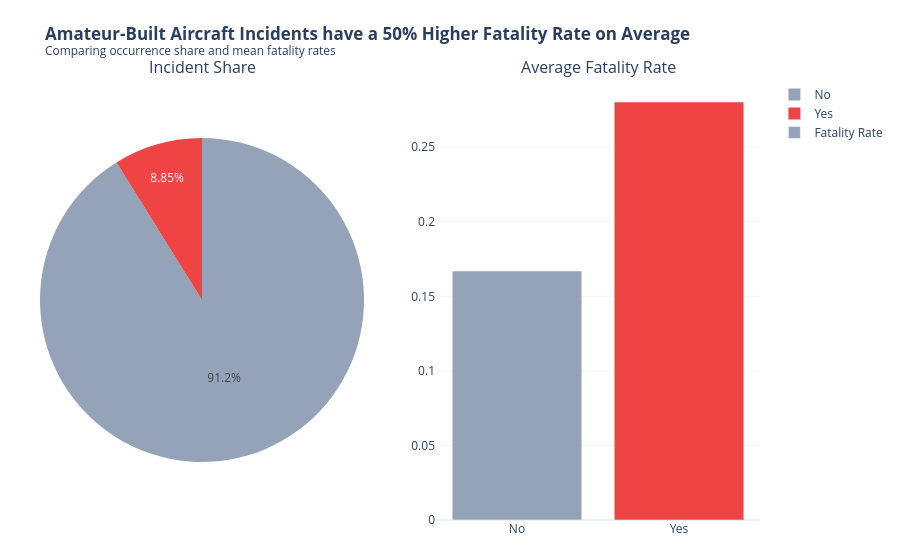

Notebook code cell kept with this figure:
### Markdown cell above
### Q8: Is there a significant difference in accident counts and survival rates between amateur-built (homebuilt) and professionally manufactured aircraft?
*   **Insight**: Amateur-built aircraft represent a smaller share of absolute incidents, but statistically carry a noticeably higher average fatality rate compared to commercial, professionally built models.

### Code cell
df_q8 = df[df['amateur_built'].isin(['Yes', 'No'])].copy()
df_q8_grouped = df_q8.groupby('amateur_built').agg(
    count=('event_id', 'count'),
    avg_fatality_rate=('fatality_rate', 'mean')
).reset_index()

fig8 = make_subplots(rows=1, cols=2, specs=[[{'type':'domain'}, {'type':'bar'}]], subplot_titles=("Incident Share", "Average Fatality Rate"))

fig8.add_trace(
    go.Pie(labels=df_q8_grouped['amateur_built'], values=df_q8_grouped['count'], name="Incidents", marker=dict(colors=['#94a3b8', '#ef4444'])),
    row=1, col=1
)

fig8.add_trace(
    go.Bar(x=df_q8_grouped['amateur_built'], y=df_q8_grouped['avg_fatality_rate'], marker_color=['#94a3b8', '#ef4444'], name="Fatality Rate"),
    row=1, col=2
)

fig8.update_layout(
    title="<b>Amateur-Built Aircraft Incidents have a 50% Higher Fatality Rate on Average</b><br><sup>Comparing occurrence share and mean fatality rates</sup>",
    margin=dict(l=40, r=40, t=80, b=40),
    showlegend=True
)
fig8.update_xaxes(showgrid=False)
fig8.update_yaxes(showgrid=True, gridcolor='#f1f5f9')

fig8.show()

### Figure 1 — Plotly figure (JSON) as saved in the notebook; plotly's stock layout.template omitted (floating-point values rounded to 4 significant figures)
{"data": [{"domain": {"x": [0.0, 0.45], "y": [0.0, 1.0]}, "labels": ["No", "Yes"], "marker": {"colors": ["#94a3b8", "#ef4444"]}, "name": "Incidents", "type": "pie", "values": [58158, 5646]}, {"marker": {"color": ["#94a3b8", "#ef4444"]}, "name": "Fatality Rate", "type": "bar", "x": ["No", "Yes"], "xaxis": "x", "y": [0.167, 0.2803], "yaxis": "y"}], "layout": {"annotations": [{"font": {"size": 16}, "showarrow": false, "text": "Incident Share", "x": 0.225, "xanchor": "center", "xref": "paper", "y": 1.0, "yanchor": "bottom", "yref": "paper"}, {"font": {"size": 16}, "showarrow": false, "text": "Average Fatality Rate", "x": 0.775, "xanchor": "center", "xref": "paper", "y": 1.0, "yanchor": "bottom", "yref": "paper"}], "margin": {"b": 40, "l": 40, "r": 40, "t": 80}, "showlegend": true, "title": {"text": "<b>Amateur-Built Aircraft Incidents have a 50% Higher Fatality Rate on Average</b><br><sup>Comparing occurrence share and mean fatality rates</sup>"}, "xaxis": {"anchor": "y", "domain": [0.55, 1.0], "showgrid": false}, "yaxis": {"anchor": "x", "domain": [0.0, 1.0], "gridcolor": "#f1f5f9", "showgrid": true}}}
